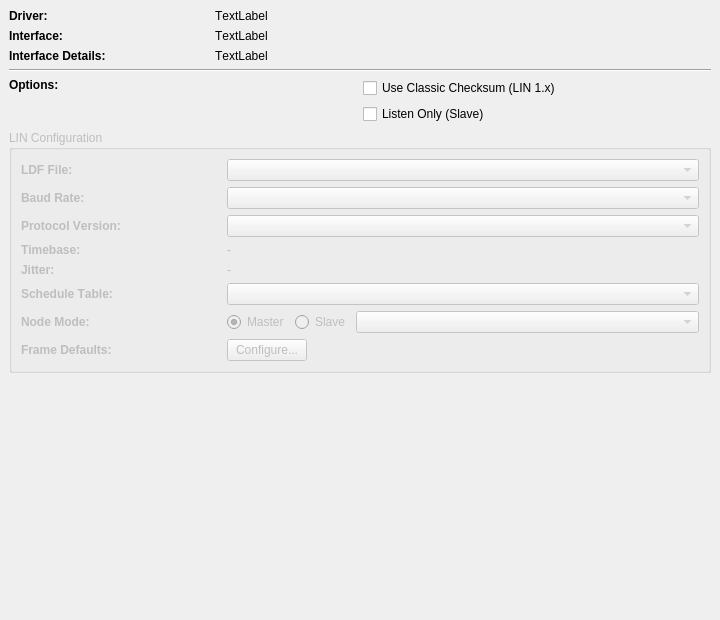
<?xml version="1.0" encoding="UTF-8"?>
<ui version="4.0">
 <class>GenericLinSetupPage</class>
 <widget class="QWidget" name="GenericLinSetupPage">
  <property name="geometry">
   <rect>
    <x>0</x>
    <y>0</y>
    <width>720</width>
    <height>620</height>
   </rect>
  </property>
  <property name="font">
   <font>
    <kerning>false</kerning>
   </font>
  </property>
  <property name="windowTitle">
   <string>Form</string>
  </property>
  <layout class="QVBoxLayout" name="mainLayout">
   <property name="margin" stdset="0">
    <number>9</number>
   </property>
   <item>
    <layout class="QGridLayout" name="infoGrid">
     <item row="0" column="0">
      <widget class="QLabel" name="label">
       <property name="minimumSize">
        <size>
         <width>200</width>
         <height>0</height>
        </size>
       </property>
       <property name="font">
        <font>
         <bold>true</bold>
         <kerning>false</kerning>
        </font>
       </property>
       <property name="text">
        <string>Driver:</string>
       </property>
      </widget>
     </item>
     <item row="0" column="1">
      <widget class="QLabel" name="laDriver">
       <property name="sizePolicy">
        <sizepolicy hsizetype="Expanding" vsizetype="Preferred">
         <horstretch>1</horstretch>
         <verstretch>0</verstretch>
        </sizepolicy>
       </property>
       <property name="text">
        <string>TextLabel</string>
       </property>
       <property name="wordWrap">
        <bool>true</bool>
       </property>
      </widget>
     </item>
     <item row="1" column="0">
      <widget class="QLabel" name="label_3">
       <property name="font">
        <font>
         <bold>true</bold>
         <kerning>false</kerning>
        </font>
       </property>
       <property name="text">
        <string>Interface:</string>
       </property>
      </widget>
     </item>
     <item row="1" column="1">
      <widget class="QLabel" name="laInterface">
       <property name="sizePolicy">
        <sizepolicy hsizetype="Expanding" vsizetype="Preferred">
         <horstretch>1</horstretch>
         <verstretch>0</verstretch>
        </sizepolicy>
       </property>
       <property name="text">
        <string>TextLabel</string>
       </property>
       <property name="wordWrap">
        <bool>true</bool>
       </property>
      </widget>
     </item>
     <item row="2" column="0">
      <widget class="QLabel" name="label_5">
       <property name="font">
        <font>
         <bold>true</bold>
         <kerning>false</kerning>
        </font>
       </property>
       <property name="text">
        <string>Interface Details:</string>
       </property>
      </widget>
     </item>
     <item row="2" column="1">
      <widget class="QLabel" name="laInterfaceDetails">
       <property name="sizePolicy">
        <sizepolicy hsizetype="Expanding" vsizetype="Preferred">
         <horstretch>1</horstretch>
         <verstretch>0</verstretch>
        </sizepolicy>
       </property>
       <property name="text">
        <string>TextLabel</string>
       </property>
       <property name="wordWrap">
        <bool>true</bool>
       </property>
      </widget>
     </item>
    </layout>
   </item>
   <item>
    <widget class="Line" name="line">
     <property name="orientation">
      <enum>Qt::Horizontal</enum>
     </property>
    </widget>
   </item>
   <item>
    <layout class="QGridLayout" name="optionsGrid">
     <item row="0" column="0">
      <widget class="QLabel" name="label_11">
       <property name="minimumSize">
        <size>
         <width>200</width>
         <height>0</height>
        </size>
       </property>
       <property name="font">
        <font>
         <bold>true</bold>
         <kerning>false</kerning>
        </font>
       </property>
       <property name="text">
        <string>Options:</string>
       </property>
       <property name="alignment">
        <set>Qt::AlignTop</set>
       </property>
      </widget>
     </item>
     <item row="0" column="1">
      <layout class="QVBoxLayout" name="vbOptions">
       <item>
        <widget class="QCheckBox" name="cbChecksumClassic">
         <property name="text">
          <string>Use Classic Checksum (LIN 1.x)</string>
         </property>
        </widget>
       </item>
       <item>
        <widget class="QCheckBox" name="cbListenOnly">
         <property name="text">
          <string>Listen Only (Slave)</string>
         </property>
        </widget>
       </item>
      </layout>
     </item>
    </layout>
   </item>
   <item>
    <widget class="QGroupBox" name="gbLdfConfig">
     <property name="enabled">
      <bool>false</bool>
     </property>
     <property name="title">
      <string>LIN Configuration</string>
     </property>
     <layout class="QGridLayout" name="ldfGrid">
      <item row="0" column="0">
       <widget class="QLabel" name="laLdfFileLabel">
        <property name="minimumSize">
         <size>
          <width>200</width>
          <height>0</height>
         </size>
        </property>
        <property name="font">
         <font>
          <bold>true</bold>
          <kerning>false</kerning>
         </font>
        </property>
        <property name="text">
         <string>LDF File:</string>
        </property>
       </widget>
      </item>
      <item row="0" column="1">
       <widget class="QComboBox" name="cbLdfSelect">
        <property name="sizePolicy">
         <sizepolicy hsizetype="Expanding" vsizetype="Fixed">
          <horstretch>1</horstretch>
          <verstretch>0</verstretch>
         </sizepolicy>
        </property>
       </widget>
      </item>
      <item row="1" column="0">
       <widget class="QLabel" name="label_7">
        <property name="font">
         <font>
          <bold>true</bold>
          <kerning>false</kerning>
         </font>
        </property>
        <property name="text">
         <string>Baud Rate:</string>
        </property>
       </widget>
      </item>
      <item row="1" column="1">
       <widget class="QComboBox" name="cbBaudrate">
        <property name="sizePolicy">
         <sizepolicy hsizetype="Expanding" vsizetype="Fixed">
          <horstretch>1</horstretch>
          <verstretch>0</verstretch>
         </sizepolicy>
        </property>
       </widget>
      </item>
      <item row="2" column="0">
       <widget class="QLabel" name="label_8">
        <property name="font">
         <font>
          <bold>true</bold>
          <kerning>false</kerning>
         </font>
        </property>
        <property name="text">
         <string>Protocol Version:</string>
        </property>
       </widget>
      </item>
      <item row="2" column="1">
       <widget class="QComboBox" name="cbProtocolVersion">
        <property name="sizePolicy">
         <sizepolicy hsizetype="Expanding" vsizetype="Fixed">
          <horstretch>1</horstretch>
          <verstretch>0</verstretch>
         </sizepolicy>
        </property>
       </widget>
      </item>
      <item row="3" column="0">
       <widget class="QLabel" name="laTimbaseLabel">
        <property name="font">
         <font>
          <bold>true</bold>
          <kerning>false</kerning>
         </font>
        </property>
        <property name="text">
         <string>Timebase:</string>
        </property>
       </widget>
      </item>
      <item row="3" column="1">
       <widget class="QLabel" name="laLdfTimebase">
        <property name="sizePolicy">
         <sizepolicy hsizetype="Expanding" vsizetype="Preferred">
          <horstretch>1</horstretch>
          <verstretch>0</verstretch>
         </sizepolicy>
        </property>
        <property name="text">
         <string>-</string>
        </property>
       </widget>
      </item>
      <item row="4" column="0">
       <widget class="QLabel" name="laJitterLabel">
        <property name="font">
         <font>
          <bold>true</bold>
          <kerning>false</kerning>
         </font>
        </property>
        <property name="text">
         <string>Jitter:</string>
        </property>
       </widget>
      </item>
      <item row="4" column="1">
       <widget class="QLabel" name="laLdfJitter">
        <property name="sizePolicy">
         <sizepolicy hsizetype="Expanding" vsizetype="Preferred">
          <horstretch>1</horstretch>
          <verstretch>0</verstretch>
         </sizepolicy>
        </property>
        <property name="text">
         <string>-</string>
        </property>
       </widget>
      </item>
      <item row="5" column="0">
       <widget class="QLabel" name="laScheduleLabel">
        <property name="font">
         <font>
          <bold>true</bold>
          <kerning>false</kerning>
         </font>
        </property>
        <property name="text">
         <string>Schedule Table:</string>
        </property>
       </widget>
      </item>
      <item row="5" column="1">
       <widget class="QComboBox" name="cbScheduleTable">
        <property name="sizePolicy">
         <sizepolicy hsizetype="Expanding" vsizetype="Fixed">
          <horstretch>1</horstretch>
          <verstretch>0</verstretch>
         </sizepolicy>
        </property>
       </widget>
      </item>
      <item row="6" column="0">
       <widget class="QLabel" name="laModeLabel">
        <property name="font">
         <font>
          <bold>true</bold>
          <kerning>false</kerning>
         </font>
        </property>
        <property name="text">
         <string>Node Mode:</string>
        </property>
       </widget>
      </item>
      <item row="6" column="1">
       <layout class="QHBoxLayout" name="modeLayout">
        <item>
         <widget class="QRadioButton" name="rbMaster">
          <property name="text">
           <string>Master</string>
          </property>
          <property name="checked">
           <bool>true</bool>
          </property>
         </widget>
        </item>
        <item>
         <widget class="QRadioButton" name="rbSlave">
          <property name="text">
           <string>Slave</string>
          </property>
         </widget>
        </item>
        <item>
         <widget class="QComboBox" name="cbSlaveNode">
          <property name="enabled">
           <bool>false</bool>
          </property>
          <property name="sizePolicy">
           <sizepolicy hsizetype="Expanding" vsizetype="Fixed">
            <horstretch>1</horstretch>
            <verstretch>0</verstretch>
           </sizepolicy>
          </property>
         </widget>
        </item>
       </layout>
      </item>
      <item row="7" column="0">
       <widget class="QLabel" name="laFrameDefaultsLabel">
        <property name="font">
         <font>
          <bold>true</bold>
          <kerning>false</kerning>
         </font>
        </property>
        <property name="text">
         <string>Frame Defaults:</string>
        </property>
       </widget>
      </item>
      <item row="7" column="1">
       <widget class="QPushButton" name="pbFrameDefaults">
        <property name="sizePolicy">
         <sizepolicy hsizetype="Fixed" vsizetype="Fixed">
          <horstretch>0</horstretch>
          <verstretch>0</verstretch>
         </sizepolicy>
        </property>
        <property name="text">
         <string>Configure...</string>
        </property>
       </widget>
      </item>
     </layout>
    </widget>
   </item>
   <item>
    <spacer>
     <property name="orientation">
      <enum>Qt::Vertical</enum>
     </property>
     <property name="sizeHint" stdset="0">
      <size>
       <width>20</width>
       <height>40</height>
      </size>
     </property>
    </spacer>
   </item>
  </layout>
 </widget>
 <resources/>
 <connections/>
</ui>
